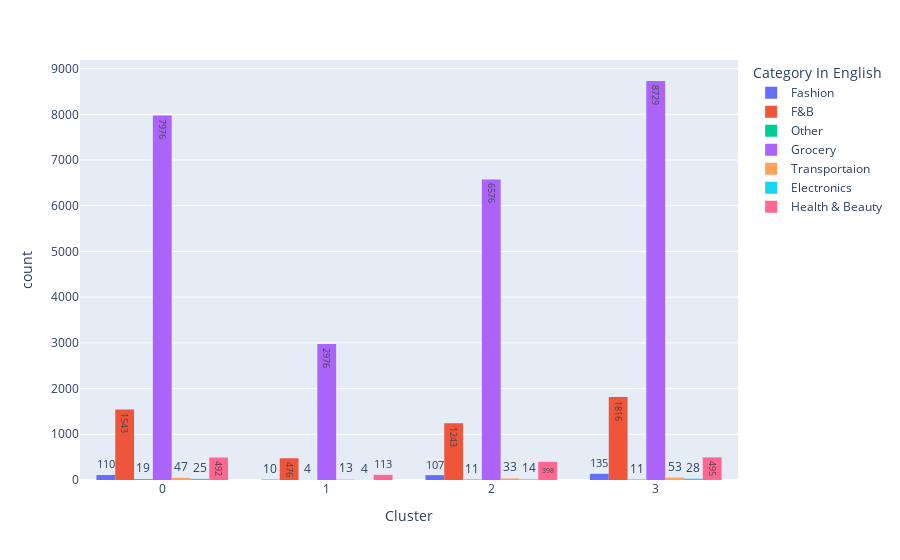

Notebook source saved alongside this figure:
### Code cell
px.histogram(data_frame=Merge_user , x ="Cluster" , color="Category In English" ,barmode='group' , text_auto=True)

### Figure 1 — Plotly figure (JSON) as saved in the notebook; plotly's stock layout.template omitted (floating-point values rounded to 4 significant figures; data arrays with more than 128 entries replaced by an {"elided": "..."} marker saying what was removed)
{"data": [{"alignmentgroup": "True", "bingroup": "x", "hovertemplate": "Category In English=Fashion<br>Cluster=%{x}<br>count=%{y}<extra></extra>", "legendgroup": "Fashion", "marker": {"color": "#636efa", "pattern": {"shape": ""}}, "name": "Fashion", "offsetgroup": "Fashion", "orientation": "v", "showlegend": true, "texttemplate": "%{value}", "type": "histogram", "x": {"elided": "3333 int values"}, "xaxis": "x", "yaxis": "y"}, {"alignmentgroup": "True", "bingroup": "x", "hovertemplate": "Category In English=F&B<br>Cluster=%{x}<br>count=%{y}<extra></extra>", "legendgroup": "F&B", "marker": {"color": "#EF553B", "pattern": {"shape": ""}}, "name": "F&B", "offsetgroup": "F&B", "orientation": "v", "showlegend": true, "texttemplate": "%{value}", "type": "histogram", "x": {"elided": "7720 int values"}, "xaxis": "x", "yaxis": "y"}, {"alignmentgroup": "True", "bingroup": "x", "hovertemplate": "Category In English=Other<br>Cluster=%{x}<br>count=%{y}<extra></extra>", "legendgroup": "Other", "marker": {"color": "#00cc96", "pattern": {"shape": ""}}, "name": "Other", "offsetgroup": "Other", "orientation": "v", "showlegend": true, "texttemplate": "%{value}", "type": "histogram", "x": [2, 2, 0, 0, 0, 0, 1, 0, 1, 2, 2, 0, 0, 2, 3, 0, 0, 0, 0, 2, 0, 3, 0, 3, 0, 3, 3, 2, 3, 0, 2, 2, 0, 0, 1, 1, 2, 2, 3, 3, 3, 3, 0, 3, 0, null, null], "xaxis": "x", "yaxis": "y"}, {"alignmentgroup": "True", "bingroup": "x", "hovertemplate": "Category In English=Grocery<br>Cluster=%{x}<br>count=%{y}<extra></extra>", "legendgroup": "Grocery", "marker": {"color": "#ab63fa", "pattern": {"shape": ""}}, "name": "Grocery", "offsetgroup": "Grocery", "orientation": "v", "showlegend": true, "texttemplate": "%{value}", "type": "histogram", "x": {"elided": "30694 int values"}, "xaxis": "x", "yaxis": "y"}, {"alignmentgroup": "True", "bingroup": "x", "hovertemplate": "Category In English=Transportaion<br>Cluster=%{x}<br>count=%{y}<extra></extra>", "legendgroup": "Transportaion", "marker": {"color": "#FFA15A", "pattern": {"shape": ""}}, "name": "Transportaion", "offsetgroup": "Transportaion", "orientation": "v", "showlegend": true, "texttemplate": "%{value}", "type": "histogram", "x": {"elided": "146 int values"}, "xaxis": "x", "yaxis": "y"}, {"alignmentgroup": "True", "bingroup": "x", "hovertemplate": "Category In English=Electronics<br>Cluster=%{x}<br>count=%{y}<extra></extra>", "legendgroup": "Electronics", "marker": {"color": "#19d3f3", "pattern": {"shape": ""}}, "name": "Electronics", "offsetgroup": "Electronics", "orientation": "v", "showlegend": true, "texttemplate": "%{value}", "type": "histogram", "x": {"elided": "228 int values"}, "xaxis": "x", "yaxis": "y"}, {"alignmentgroup": "True", "bingroup": "x", "hovertemplate": "Category In English=Health & Beauty<br>Cluster=%{x}<br>count=%{y}<extra></extra>", "legendgroup": "Health & Beauty", "marker": {"color": "#FF6692", "pattern": {"shape": ""}}, "name": "Health & Beauty", "offsetgroup": "Health & Beauty", "orientation": "v", "showlegend": true, "texttemplate": "%{value}", "type": "histogram", "x": {"elided": "1504 int values"}, "xaxis": "x", "yaxis": "y"}], "layout": {"barmode": "group", "legend": {"title": {"text": "Category In English"}, "tracegroupgap": 0}, "margin": {"t": 60}, "xaxis": {"anchor": "y", "domain": [0, 1], "title": {"text": "Cluster"}}, "yaxis": {"anchor": "x", "domain": [0, 1], "title": {"text": "count"}}}}
